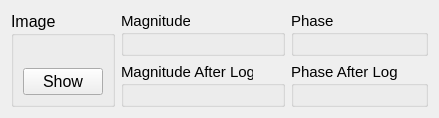
      <widget class="QWidget" name="tab_6">
       <attribute name="title">
        <string>Fourier</string>
       </attribute>
       <layout class="QGridLayout" name="gridLayout_17">
        <item row="0" column="1">
         <widget class="QGroupBox" name="groupBox_11">
          <property name="font">
           <font>
            <pointsize>11</pointsize>
           </font>
          </property>
          <property name="title">
           <string>Magnitude</string>
          </property>
          <layout class="QGridLayout" name="gridLayout_19">
           <item row="0" column="0">
            <widget class="MplWidget" name="Magnitude_widget" native="true"/>
           </item>
          </layout>
         </widget>
        </item>
        <item row="0" column="2">
         <widget class="QGroupBox" name="groupBox_12">
          <property name="font">
           <font>
            <pointsize>11</pointsize>
           </font>
          </property>
          <property name="title">
           <string>Phase</string>
          </property>
          <layout class="QGridLayout" name="gridLayout_21">
           <item row="0" column="0">
            <widget class="MplWidget" name="Phase_widget" native="true"/>
           </item>
          </layout>
         </widget>
        </item>
        <item row="1" column="1">
         <widget class="QGroupBox" name="groupBox_13">
          <property name="font">
           <font>
            <pointsize>11</pointsize>
           </font>
          </property>
          <property name="title">
           <string>Magnitude After Log</string>
          </property>
          <layout class="QGridLayout" name="gridLayout_20">
           <item row="0" column="0">
            <widget class="MplWidget" name="MagniduteLog_widget" native="true">
             <property name="font">
              <font>
               <pointsize>11</pointsize>
              </font>
             </property>
            </widget>
           </item>
          </layout>
         </widget>
        </item>
        <item row="1" column="2">
         <widget class="QGroupBox" name="groupBox_14">
          <property name="font">
           <font>
            <pointsize>11</pointsize>
           </font>
          </property>
          <property name="title">
           <string>Phase After Log</string>
          </property>
          <layout class="QGridLayout" name="gridLayout_22">
           <item row="0" column="0">
            <widget class="MplWidget" name="PhaseLog_widget" native="true"/>
           </item>
          </layout>
         </widget>
        </item>
        <item row="0" column="0" rowspan="2">
         <widget class="QGroupBox" name="groupBox_15">
          <property name="font">
           <font>
            <pointsize>12</pointsize>
           </font>
          </property>
          <property name="title">
           <string>Image</string>
          </property>
          <property name="alignment">
           <set>Qt::AlignJustify|Qt::AlignTop</set>
          </property>
          <property name="flat">
           <bool>false</bool>
          </property>
          <property name="checkable">
           <bool>false</bool>
          </property>
          <layout class="QGridLayout" name="gridLayout_18">
           <item row="0" column="0">
            <widget class="MplWidget" name="FFT_widget" native="true"/>
           </item>
           <item row="1" column="0">
            <widget class="QPushButton" name="pushButton">
             <property name="text">
              <string>Show</string>
             </property>
            </widget>
           </item>
          </layout>
         </widget>
        </item>
       </layout>
      </widget>
